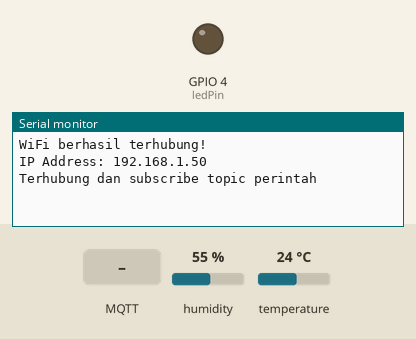
Recording of a sketch running on a simulated ESP8266 (NodeMCU). Shown: output pins drawn as LEDs (lit = HIGH), the last lines printed to the serial monitor. Inputs (shaded band) come from the test bench; at power-on: humidity 55 %, temperature 24 °C. WiFi joins after 1.5 s; servers stay silent unless stated; random numbers use the default seed unless the sketch sets one; no MQTT or app messages arrive unless stated; not simulated (calls return 0 or success): secrets.h.

Above: at 2.7 s.
2.8 s: MQTT message "ON" arrives on the first subscribed topic
At 3.5 s:
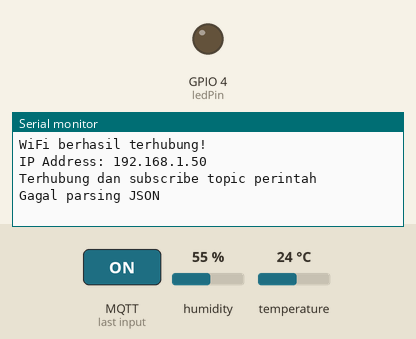
6.5 s: MQTT message "1" arrives on the first subscribed topic
At 7.5 s:
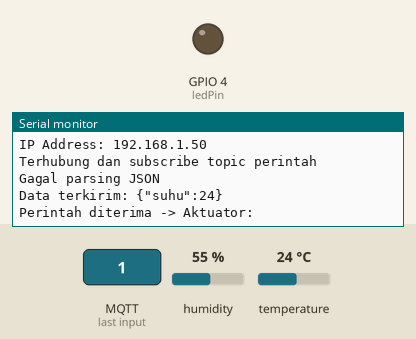

The sketch:

modul4b_publish_subscribe.ino
```cpp
#include <ESP8266WiFi.h>
#include <PubSubClient.h>
#include <ArduinoJson.h>
#include <DHT.h>
#include "secrets.h"

const char* ssid = WIFI_SSID;
const char* password = WIFI_PASSWORD;

const char* mqttServer = "broker.hivemq.com";
const int mqttPort = 1883;

const char* topicData = "KelompokDediPyka/data";
const char* topicPerintah = "KelompokDediPyka/perintah";

#define DHTPIN 5
#define DHTTYPE DHT11

const int ledPin = 4;

DHT dht(DHTPIN, DHTTYPE);

WiFiClient espClient;
PubSubClient client(espClient);

unsigned long waktuTerakhirPublish = 0;
const long intervalPublish = 5000;

// Menerima perintah LED dari broker
void callback(char* topic, byte* payload, unsigned int length) {
  String pesan;

  for (unsigned int i = 0; i < length; i++) {
    pesan += (char)payload[i];
  }

  JsonDocument doc;

  if (deserializeJson(doc, pesan)) {
    Serial.println("Gagal parsing JSON");
    return;
  }

  const char* perintah = doc["perintah"];

  digitalWrite(ledPin, String(perintah) == "ON" ? HIGH : LOW);

  Serial.print("Perintah diterima -> Aktuator: ");
  Serial.println(perintah);
}

void hubungkanWiFi() {
  WiFi.begin(ssid, password);

  while (WiFi.status() != WL_CONNECTED) {
    delay(500);
  }

  Serial.println("WiFi berhasil terhubung!");

  Serial.print("IP Address: ");
  Serial.println(WiFi.localIP());
}

void hubungkanMQTT() {
  while (!client.connected()) {
    String clientId = "ESP8266Client-";
    clientId += String(random(0xffff), HEX);

    if (client.connect(clientId.c_str())) {
      client.subscribe(topicPerintah);
      Serial.println("Terhubung dan subscribe topic perintah");
    } else {
      Serial.print("Koneksi MQTT gagal, rc=");
      Serial.println(client.state());

      delay(2000);
    }
  }
}

void setup() {
  Serial.begin(115200);

  pinMode(ledPin, OUTPUT);
  digitalWrite(ledPin, LOW);

  dht.begin();

  hubungkanWiFi();

  client.setServer(mqttServer, mqttPort);
  client.setCallback(callback);
}

void loop() {
  if (!client.connected()) {
    hubungkanMQTT();
  }

  // Memproses pesan masuk secara terus-menerus
  client.loop();

  // Publish data sensor setiap 5 detik tanpa delay panjang
  if (millis() - waktuTerakhirPublish >= intervalPublish) {
    waktuTerakhirPublish = millis();

    float suhu = dht.readTemperature();

    if (!isnan(suhu)) {
      JsonDocument doc;
      doc["suhu"] = suhu;

      char buffer[128];
      serializeJson(doc, buffer);

      client.publish(topicData, buffer);

      Serial.print("Data terkirim: ");
      Serial.println(buffer);
    } else {
      Serial.println("Gagal membaca sensor DHT11");
    }
  }
}
```

Measured:
- after the input at 2.8 s, the serial monitor: prints a new line at once (image 1)
- after the input at 6.5 s, the serial monitor: prints a new line at once (image 2)
